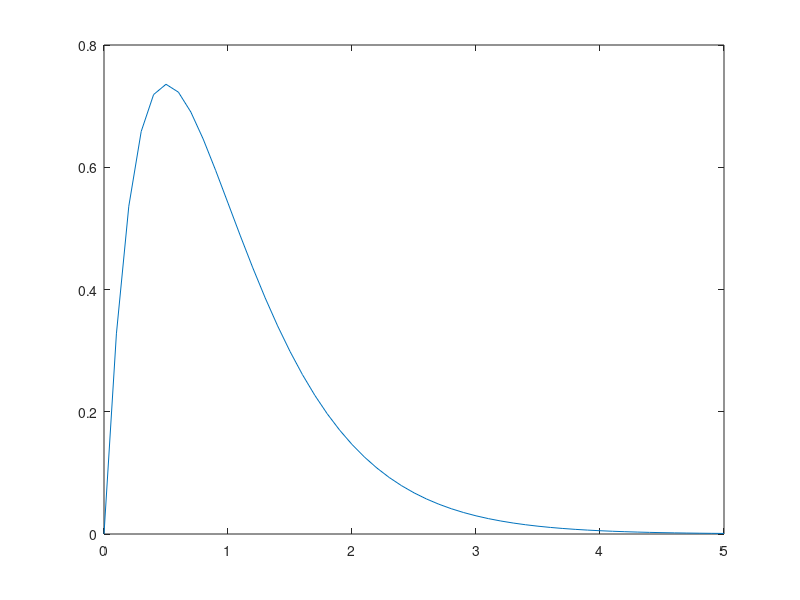

Here is the MATLAB script that generated this plot: (Note: this script raises an error after producing the figure.)
% Example of use of convolution to create regressor for fMRI model

% Change the following path to wherever you have stuck the lecture directory
addpath /Users/kaeda/Documents/uw/2015spring/CS638/lec3/

tr_dat = 2;       % Time resolution of the BOLD data
ntpts = 182;      % Number of time points in BOLD data
 
tr_conv = 0.1;    % Time resolution for convolution
t_conv = 0:tr_conv:(tr_dat*(ntpts-1));  

% to get the box plot
onsets = [12, 35, 44.6, 90.756, 100.22, 150.33, 178.6, 200.5, 225.25, ...
          332.7, 355];
durs = 1.5*ones(size(onsets));
%1.5 second long
%start at sezros
reg1_unconv = zeros(size(t_conv));
num_trials = length(onsets); 
for i=1:num_trials
     reg1_unconv(onsets(i)<=t_conv & t_conv<=(onsets(i)+durs(i))) ...
         = 1;
end
%t_conv less or equal to... change matrix to one
plot(t_conv, reg1_unconv)
axis([0,400,0,1.1]) 
%check 

% Create hrf and convolve

% HRF is based on 2 gamma functions
x_gamma = 0:.1:5;
plot(x_gamma, gampdf(x_gamma, 2, .5))
%plot gamma against 
%hemoglobin spm function
hrf = spm_hrf(tr_conv);
plot(hrf)

reg1 = conv(reg1_unconv, hrf);

% Downsample to resolution of BOLD data
reg1 = reg1(1:(tr_dat/tr_conv):(length(t_conv)));
t_bold = t_conv(1:(tr_dat/tr_conv):(length(t_conv)));


plot(t_conv, reg1_unconv)
hold on
plot(t_bold, reg1, 'r')
hold off
%boxes smaller than 